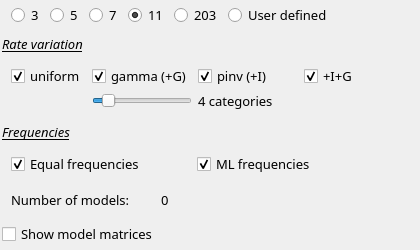
                       <widget class="QFrame" name="frame_modeldefs">
                        <property name="sizePolicy">
                         <sizepolicy hsizetype="Preferred" vsizetype="Expanding">
                          <horstretch>0</horstretch>
                          <verstretch>0</verstretch>
                         </sizepolicy>
                        </property>
                        <property name="minimumSize">
                         <size>
                          <width>420</width>
                          <height>250</height>
                         </size>
                        </property>
                        <property name="maximumSize">
                         <size>
                          <width>420</width>
                          <height>16777215</height>
                         </size>
                        </property>
                        <property name="frameShape">
                         <enum>QFrame::NoFrame</enum>
                        </property>
                        <property name="frameShadow">
                         <enum>QFrame::Plain</enum>
                        </property>
                        <layout class="QVBoxLayout" name="verticalLayout_3">
                         <property name="leftMargin">
                          <number>2</number>
                         </property>
                         <property name="topMargin">
                          <number>2</number>
                         </property>
                         <property name="rightMargin">
                          <number>2</number>
                         </property>
                         <property name="bottomMargin">
                          <number>2</number>
                         </property>
                         <item>
                          <widget class="QFrame" name="grpSubstSchemes">
                           <property name="enabled">
                            <bool>true</bool>
                           </property>
                           <property name="minimumSize">
                            <size>
                             <width>0</width>
                             <height>20</height>
                            </size>
                           </property>
                           <property name="maximumSize">
                            <size>
                             <width>16777215</width>
                             <height>20</height>
                            </size>
                           </property>
                           <property name="frameShape">
                            <enum>QFrame::NoFrame</enum>
                           </property>
                           <property name="frameShadow">
                            <enum>QFrame::Plain</enum>
                           </property>
                           <property name="lineWidth">
                            <number>0</number>
                           </property>
                           <layout class="QHBoxLayout" name="horizontalLayout_12">
                            <property name="topMargin">
                             <number>2</number>
                            </property>
                            <property name="bottomMargin">
                             <number>2</number>
                            </property>
                            <item>
                             <widget class="QRadioButton" name="radSchemes3">
                              <property name="font">
                               <font>
                                <family>Courier 10 Pitch</family>
                                <pointsize>10</pointsize>
                                <weight>50</weight>
                                <italic>false</italic>
                                <bold>false</bold>
                               </font>
                              </property>
                              <property name="text">
                               <string>3</string>
                              </property>
                             </widget>
                            </item>
                            <item>
                             <widget class="QRadioButton" name="radSchemes5">
                              <property name="font">
                               <font>
                                <family>Courier 10 Pitch</family>
                                <pointsize>10</pointsize>
                                <weight>50</weight>
                                <italic>false</italic>
                                <bold>false</bold>
                               </font>
                              </property>
                              <property name="text">
                               <string>5</string>
                              </property>
                             </widget>
                            </item>
                            <item>
                             <widget class="QRadioButton" name="radSchemes7">
                              <property name="font">
                               <font>
                                <family>Courier 10 Pitch</family>
                                <pointsize>10</pointsize>
                                <weight>50</weight>
                                <italic>false</italic>
                                <bold>false</bold>
                               </font>
                              </property>
                              <property name="text">
                               <string>7</string>
                              </property>
                             </widget>
                            </item>
                            <item>
                             <widget class="QRadioButton" name="radSchemes11">
                              <property name="font">
                               <font>
                                <family>Courier 10 Pitch</family>
                                <pointsize>10</pointsize>
                                <weight>50</weight>
                                <italic>false</italic>
                                <bold>false</bold>
                               </font>
                              </property>
                              <property name="text">
                               <string>11</string>
                              </property>
                              <property name="checked">
                               <bool>true</bool>
                              </property>
                             </widget>
                            </item>
                            <item>
                             <widget class="QRadioButton" name="radSchemes203">
                              <property name="font">
                               <font>
                                <family>Courier 10 Pitch</family>
                                <pointsize>10</pointsize>
                                <weight>50</weight>
                                <italic>false</italic>
                                <bold>false</bold>
                               </font>
                              </property>
                              <property name="text">
                               <string>203</string>
                              </property>
                              <property name="checked">
                               <bool>false</bool>
                              </property>
                             </widget>
                            </item>
                            <item>
                             <widget class="QRadioButton" name="radSchemesUser">
                              <property name="font">
                               <font>
                                <family>Courier 10 Pitch</family>
                                <pointsize>10</pointsize>
                                <weight>50</weight>
                                <italic>false</italic>
                                <bold>false</bold>
                               </font>
                              </property>
                              <property name="text">
                               <string>User defined</string>
                              </property>
                              <property name="checked">
                               <bool>false</bool>
                              </property>
                             </widget>
                            </item>
                            <item>
                             <spacer name="spacer_settings_schemes">
                              <property name="orientation">
                               <enum>Qt::Horizontal</enum>
                              </property>
                              <property name="sizeHint" stdset="0">
                               <size>
                                <width>40</width>
                                <height>20</height>
                               </size>
                              </property>
                             </spacer>
                            </item>
                           </layout>
                          </widget>
                         </item>
                         <item>
                          <widget class="QLabel" name="label_settings_ratevar">
                           <property name="minimumSize">
                            <size>
                             <width>0</width>
                             <height>20</height>
                            </size>
                           </property>
                           <property name="maximumSize">
                            <size>
                             <width>16777215</width>
                             <height>20</height>
                            </size>
                           </property>
                           <property name="font">
                            <font>
                             <family>Courier 10 Pitch</family>
                             <pointsize>10</pointsize>
                             <weight>50</weight>
                             <italic>true</italic>
                             <bold>false</bold>
                             <underline>true</underline>
                            </font>
                           </property>
                           <property name="text">
                            <string>Rate variation</string>
                           </property>
                          </widget>
                         </item>
                         <item>
                          <widget class="QFrame" name="frame_settings_ratevar">
                           <property name="minimumSize">
                            <size>
                             <width>0</width>
                             <height>50</height>
                            </size>
                           </property>
                           <property name="maximumSize">
                            <size>
                             <width>16777215</width>
                             <height>50</height>
                            </size>
                           </property>
                           <property name="frameShape">
                            <enum>QFrame::NoFrame</enum>
                           </property>
                           <property name="frameShadow">
                            <enum>QFrame::Plain</enum>
                           </property>
                           <property name="lineWidth">
                            <number>0</number>
                           </property>
                           <layout class="QGridLayout" name="gridLayout_7">
                            <property name="topMargin">
                             <number>2</number>
                            </property>
                            <property name="bottomMargin">
                             <number>2</number>
                            </property>
                            <item row="0" column="0">
                             <widget class="QCheckBox" name="cbNoRateVarModels">
                              <property name="minimumSize">
                               <size>
                                <width>0</width>
                                <height>22</height>
                               </size>
                              </property>
                              <property name="maximumSize">
                               <size>
                                <width>160</width>
                                <height>16777215</height>
                               </size>
                              </property>
                              <property name="font">
                               <font>
                                <family>Courier 10 Pitch</family>
                                <pointsize>10</pointsize>
                                <weight>50</weight>
                                <italic>false</italic>
                                <bold>false</bold>
                               </font>
                              </property>
                              <property name="text">
                               <string>uniform</string>
                              </property>
                              <property name="checked">
                               <bool>true</bool>
                              </property>
                             </widget>
                            </item>
                            <item row="0" column="3">
                             <widget class="QCheckBox" name="cbIGModels">
                              <property name="minimumSize">
                               <size>
                                <width>0</width>
                                <height>22</height>
                               </size>
                              </property>
                              <property name="font">
                               <font>
                                <family>Courier 10 Pitch</family>
                                <pointsize>10</pointsize>
                                <weight>50</weight>
                                <italic>false</italic>
                                <bold>false</bold>
                               </font>
                              </property>
                              <property name="text">
                               <string>+I+G</string>
                              </property>
                              <property name="checked">
                               <bool>true</bool>
                              </property>
                             </widget>
                            </item>
                            <item row="0" column="2">
                             <widget class="QCheckBox" name="cbIModels">
                              <property name="minimumSize">
                               <size>
                                <width>0</width>
                                <height>22</height>
                               </size>
                              </property>
                              <property name="maximumSize">
                               <size>
                                <width>180</width>
                                <height>16777215</height>
                               </size>
                              </property>
                              <property name="font">
                               <font>
                                <family>Courier 10 Pitch</family>
                                <pointsize>10</pointsize>
                                <weight>50</weight>
                                <italic>false</italic>
                                <bold>false</bold>
                               </font>
                              </property>
                              <property name="text">
                               <string>pinv (+I)</string>
                              </property>
                              <property name="checked">
                               <bool>true</bool>
                              </property>
                             </widget>
                            </item>
                            <item row="0" column="6">
                             <spacer name="spacer_settings_ratevar">
                              <property name="orientation">
                               <enum>Qt::Horizontal</enum>
                              </property>
                              <property name="sizeHint" stdset="0">
                               <size>
                                <width>40</width>
                                <height>20</height>
                               </size>
                              </property>
                             </spacer>
                            </item>
                            <item row="1" column="2">
                             <widget class="QLabel" name="lblNCat">
                              <property name="minimumSize">
                               <size>
                                <width>100</width>
                                <height>20</height>
                               </size>
                              </property>
                              <property name="maximumSize">
                               <size>
                                <width>100</width>
                                <height>20</height>
                               </size>
                              </property>
                              <property name="font">
                               <font>
                                <family>Courier 10 Pitch</family>
                                <pointsize>10</pointsize>
                                <weight>50</weight>
                                <italic>false</italic>
                                <bold>false</bold>
                               </font>
                              </property>
                              <property name="text">
                               <string>4 categories</string>
                              </property>
                             </widget>
                            </item>
                            <item row="0" column="1">
                             <widget class="QCheckBox" name="cbGModels">
                              <property name="minimumSize">
                               <size>
                                <width>0</width>
                                <height>22</height>
                               </size>
                              </property>
                              <property name="maximumSize">
                               <size>
                                <width>220</width>
                                <height>16777215</height>
                               </size>
                              </property>
                              <property name="font">
                               <font>
                                <family>Courier 10 Pitch</family>
                                <pointsize>10</pointsize>
                                <weight>50</weight>
                                <italic>false</italic>
                                <bold>false</bold>
                               </font>
                              </property>
                              <property name="text">
                               <string>gamma (+G)</string>
                              </property>
                              <property name="checked">
                               <bool>true</bool>
                              </property>
                             </widget>
                            </item>
                            <item row="1" column="1">
                             <widget class="QSlider" name="sliderNCat">
                              <property name="minimumSize">
                               <size>
                                <width>100</width>
                                <height>20</height>
                               </size>
                              </property>
                              <property name="maximumSize">
                               <size>
                                <width>100</width>
                                <height>20</height>
                               </size>
                              </property>
                              <property name="font">
                               <font>
                                <family>Courier 10 Pitch</family>
                                <pointsize>10</pointsize>
                                <weight>50</weight>
                                <italic>false</italic>
                                <bold>false</bold>
                               </font>
                              </property>
                              <property name="autoFillBackground">
                               <bool>false</bool>
                              </property>
                              <property name="minimum">
                               <number>2</number>
                              </property>
                              <property name="maximum">
                               <number>20</number>
                              </property>
                              <property name="value">
                               <number>4</number>
                              </property>
                              <property name="orientation">
                               <enum>Qt::Horizontal</enum>
                              </property>
                             </widget>
                            </item>
                           </layout>
                          </widget>
                         </item>
                         <item>
                          <widget class="QLabel" name="label_settings_freqs">
                           <property name="minimumSize">
                            <size>
                             <width>0</width>
                             <height>20</height>
                            </size>
                           </property>
                           <property name="maximumSize">
                            <size>
                             <width>16777215</width>
                             <height>20</height>
                            </size>
                           </property>
                           <property name="font">
                            <font>
                             <family>Courier 10 Pitch</family>
                             <pointsize>10</pointsize>
                             <weight>50</weight>
                             <italic>true</italic>
                             <bold>false</bold>
                             <underline>true</underline>
                            </font>
                           </property>
                           <property name="text">
                            <string>Frequencies</string>
                           </property>
                          </widget>
                         </item>
                         <item>
                          <widget class="QFrame" name="frame_settings_freqs">
                           <property name="minimumSize">
                            <size>
                             <width>0</width>
                             <height>25</height>
                            </size>
                           </property>
                           <property name="maximumSize">
                            <size>
                             <width>16777215</width>
                             <height>25</height>
                            </size>
                           </property>
                           <property name="frameShape">
                            <enum>QFrame::NoFrame</enum>
                           </property>
                           <property name="frameShadow">
                            <enum>QFrame::Plain</enum>
                           </property>
                           <property name="lineWidth">
                            <number>0</number>
                           </property>
                           <layout class="QHBoxLayout" name="horizontalLayout_15">
                            <property name="topMargin">
                             <number>2</number>
                            </property>
                            <property name="bottomMargin">
                             <number>2</number>
                            </property>
                            <item>
                             <widget class="QCheckBox" name="cbEqualFreq">
                              <property name="minimumSize">
                               <size>
                                <width>180</width>
                                <height>22</height>
                               </size>
                              </property>
                              <property name="maximumSize">
                               <size>
                                <width>180</width>
                                <height>16777215</height>
                               </size>
                              </property>
                              <property name="font">
                               <font>
                                <family>Courier 10 Pitch</family>
                                <pointsize>10</pointsize>
                                <weight>50</weight>
                                <italic>false</italic>
                                <bold>false</bold>
                               </font>
                              </property>
                              <property name="text">
                               <string>Equal frequencies</string>
                              </property>
                              <property name="checked">
                               <bool>true</bool>
                              </property>
                             </widget>
                            </item>
                            <item>
                             <widget class="QCheckBox" name="cbMlFreq">
                              <property name="minimumSize">
                               <size>
                                <width>200</width>
                                <height>22</height>
                               </size>
                              </property>
                              <property name="maximumSize">
                               <size>
                                <width>200</width>
                                <height>16777215</height>
                               </size>
                              </property>
                              <property name="font">
                               <font>
                                <family>Courier 10 Pitch</family>
                                <pointsize>10</pointsize>
                                <weight>50</weight>
                                <italic>false</italic>
                                <bold>false</bold>
                               </font>
                              </property>
                              <property name="text">
                               <string>ML frequencies</string>
                              </property>
                              <property name="checked">
                               <bool>true</bool>
                              </property>
                             </widget>
                            </item>
                            <item>
                             <spacer name="spacer_settings_freqs">
                              <property name="orientation">
                               <enum>Qt::Horizontal</enum>
                              </property>
                              <property name="sizeHint" stdset="0">
                               <size>
                                <width>40</width>
                                <height>20</height>
                               </size>
                              </property>
                             </spacer>
                            </item>
                           </layout>
                          </widget>
                         </item>
                         <item>
                          <widget class="QFrame" name="frame_nmodels">
                           <property name="minimumSize">
                            <size>
                             <width>0</width>
                             <height>30</height>
                            </size>
                           </property>
                           <property name="maximumSize">
                            <size>
                             <width>16777215</width>
                             <height>30</height>
                            </size>
                           </property>
                           <layout class="QHBoxLayout" name="horizontalLayout_16">
                            <property name="spacing">
                             <number>0</number>
                            </property>
                            <property name="topMargin">
                             <number>2</number>
                            </property>
                            <property name="bottomMargin">
                             <number>2</number>
                            </property>
                            <item>
                             <widget class="QLabel" name="lblTextNModels">
                              <property name="minimumSize">
                               <size>
                                <width>150</width>
                                <height>22</height>
                               </size>
                              </property>
                              <property name="maximumSize">
                               <size>
                                <width>150</width>
                                <height>22</height>
                               </size>
                              </property>
                              <property name="font">
                               <font>
                                <family>Courier 10 Pitch</family>
                                <pointsize>10</pointsize>
                                <weight>50</weight>
                                <italic>false</italic>
                                <bold>false</bold>
                               </font>
                              </property>
                              <property name="text">
                               <string>Number of models:</string>
                              </property>
                             </widget>
                            </item>
                            <item>
                             <widget class="QLabel" name="lblNumModels">
                              <property name="minimumSize">
                               <size>
                                <width>100</width>
                                <height>22</height>
                               </size>
                              </property>
                              <property name="maximumSize">
                               <size>
                                <width>16777215</width>
                                <height>22</height>
                               </size>
                              </property>
                              <property name="font">
                               <font>
                                <family>Courier 10 Pitch</family>
                                <pointsize>10</pointsize>
                                <weight>50</weight>
                                <italic>false</italic>
                                <bold>false</bold>
                               </font>
                              </property>
                              <property name="text">
                               <string>0</string>
                              </property>
                             </widget>
                            </item>
                            <item>
                             <spacer name="spacer_settings_nmodels">
                              <property name="orientation">
                               <enum>Qt::Horizontal</enum>
                              </property>
                              <property name="sizeHint" stdset="0">
                               <size>
                                <width>40</width>
                                <height>20</height>
                               </size>
                              </property>
                             </spacer>
                            </item>
                           </layout>
                          </widget>
                         </item>
                         <item>
                          <widget class="QCheckBox" name="cbShowMatrices">
                           <property name="minimumSize">
                            <size>
                             <width>0</width>
                             <height>20</height>
                            </size>
                           </property>
                           <property name="maximumSize">
                            <size>
                             <width>16777215</width>
                             <height>20</height>
                            </size>
                           </property>
                           <property name="font">
                            <font>
                             <family>Courier 10 Pitch</family>
                             <pointsize>10</pointsize>
                             <weight>50</weight>
                             <italic>false</italic>
                             <bold>false</bold>
                            </font>
                           </property>
                           <property name="text">
                            <string>Show model matrices</string>
                           </property>
                          </widget>
                         </item>
                        </layout>
                        <zorder>grpSubstSchemes</zorder>
                        <zorder>frame_nmodels</zorder>
                        <zorder>frame_settings_ratevar</zorder>
                        <zorder>frame_settings_freqs</zorder>
                        <zorder>label_settings_freqs</zorder>
                        <zorder>label_settings_ratevar</zorder>
                        <zorder>cbShowMatrices</zorder>
                       </widget>
